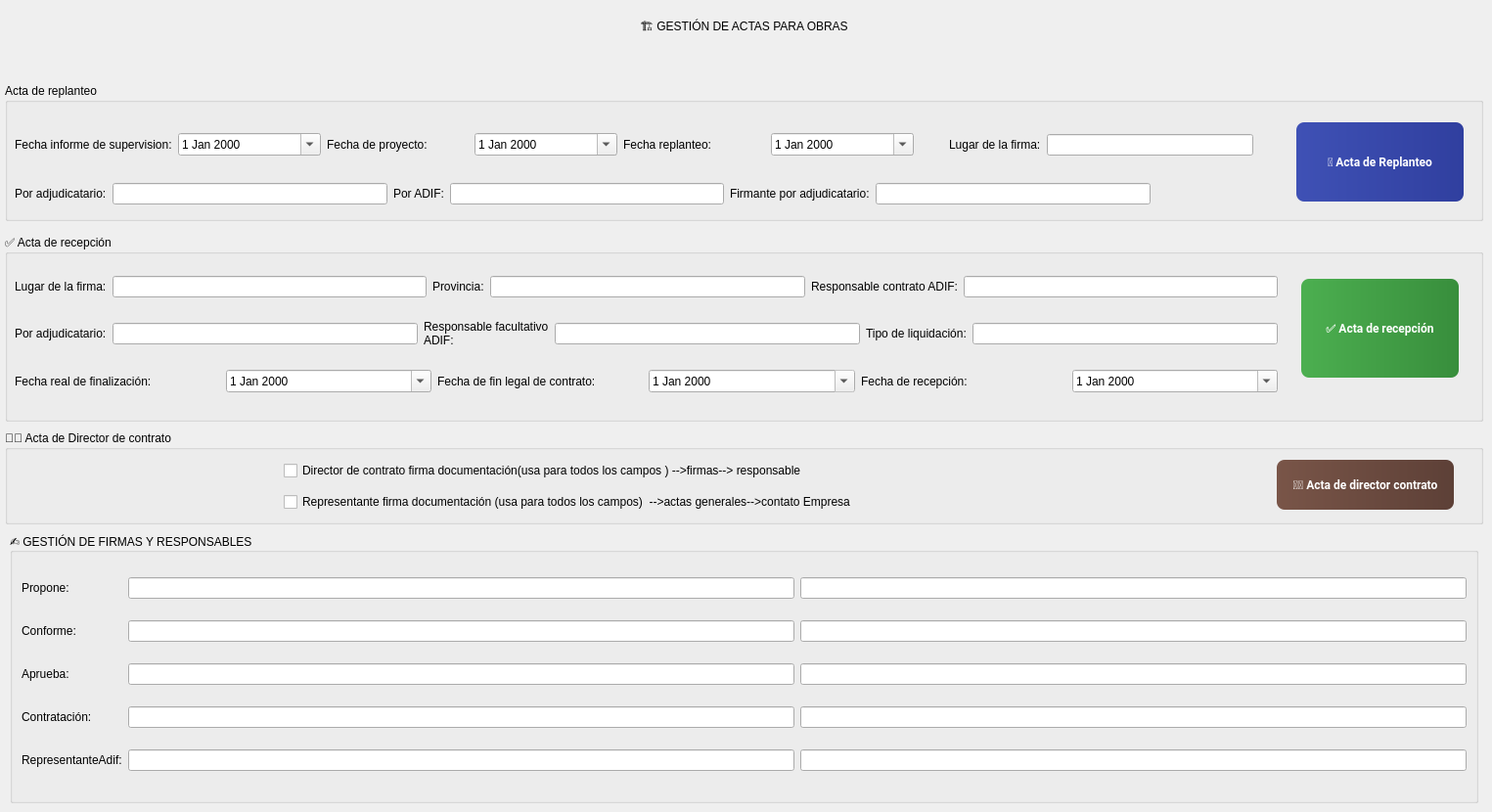
    <widget class="QWidget" name="ActasObra">
     <attribute name="title">
      <string>Actas obras</string>
     </attribute>
     <widget class="QLabel" name="section_header_obras">
      <property name="geometry">
       <rect>
        <x>10</x>
        <y>10</y>
        <width>1501</width>
        <height>36</height>
       </rect>
      </property>
      <property name="text">
       <string>🏗️ GESTIÓN DE ACTAS PARA OBRAS</string>
      </property>
      <property name="alignment">
       <set>Qt::AlignCenter</set>
      </property>
     </widget>
     <widget class="QGroupBox" name="groupBox_5">
      <property name="geometry">
       <rect>
        <x>5</x>
        <y>85</y>
        <width>1511</width>
        <height>141</height>
       </rect>
      </property>
      <property name="title">
       <string>Acta de replanteo</string>
      </property>
      <widget class="QPushButton" name="Generar_replanteo">
       <property name="geometry">
        <rect>
         <x>1320</x>
         <y>40</y>
         <width>171</width>
         <height>81</height>
        </rect>
       </property>
       <property name="font">
        <font>
         <family>Segoe UI,Roboto,Arial,sans-serif</family>
         <pointsize>9</pointsize>
         <weight>75</weight>
         <bold>true</bold>
        </font>
       </property>
       <property name="styleSheet">
        <string notr="true">QPushButton {
    background: qlineargradient(x1:0,y1:0,x2:1,y2:0, stop:0 #3F51B5, stop:1 #303F9F);
    color: #ffffff;
    border: none;
    border-radius: 8px;
    padding: 6px 12px;
    font-weight: 600;
}
QPushButton:hover {
    background: qlineargradient(x1:0,y1:0,x2:1,y2:0, stop:0 #5C6BC0, stop:1 #3F51B5);
}
QPushButton:pressed {
    background: #283593;
}</string>
       </property>
       <property name="text">
        <string>📐 Acta de Replanteo</string>
       </property>
      </widget>
      <widget class="QWidget" name="layoutWidget">
       <property name="geometry">
        <rect>
         <x>10</x>
         <y>40</y>
         <width>919</width>
         <height>45</height>
        </rect>
       </property>
       <layout class="QHBoxLayout" name="horizontalLayout_31">
        <item>
         <widget class="QLabel" name="label_2">
          <property name="text">
           <string>Fecha informe de supervision:</string>
          </property>
         </widget>
        </item>
        <item>
         <widget class="QDateEdit" name="fechaInforme">
          <property name="calendarPopup">
           <bool>true</bool>
          </property>
         </widget>
        </item>
        <item>
         <widget class="QLabel" name="label_3">
          <property name="text">
           <string>Fecha de proyecto:</string>
          </property>
         </widget>
        </item>
        <item>
         <widget class="QDateEdit" name="fechaProyecto">
          <property name="calendarPopup">
           <bool>true</bool>
          </property>
         </widget>
        </item>
        <item>
         <widget class="QLabel" name="label">
          <property name="text">
           <string>Fecha replanteo:</string>
          </property>
         </widget>
        </item>
        <item>
         <widget class="QDateEdit" name="fechaReplanteo">
          <property name="calendarPopup">
           <bool>true</bool>
          </property>
         </widget>
        </item>
       </layout>
      </widget>
      <widget class="QWidget" name="layoutWidget">
       <property name="geometry">
        <rect>
         <x>10</x>
         <y>90</y>
         <width>1161</width>
         <height>46</height>
        </rect>
       </property>
       <layout class="QHBoxLayout" name="horizontalLayout_32">
        <item>
         <widget class="QLabel" name="Lb33">
          <property name="text">
           <string>Por adjudicatario:</string>
          </property>
         </widget>
        </item>
        <item>
         <widget class="QLineEdit" name="nombreAsistenteAdjudicatario"/>
        </item>
        <item>
         <widget class="QLabel" name="Lb34">
          <property name="text">
           <string>Por ADIF:</string>
          </property>
         </widget>
        </item>
        <item>
         <widget class="QLineEdit" name="nombreAsistenteAdif"/>
        </item>
        <item>
         <widget class="QLabel" name="Lb37">
          <property name="text">
           <string>Firmante por adjudicatario:</string>
          </property>
         </widget>
        </item>
        <item>
         <widget class="QLineEdit" name="representanteFirmaReplanteo"/>
        </item>
       </layout>
      </widget>
      <widget class="QWidget" name="layoutWidget">
       <property name="geometry">
        <rect>
         <x>965</x>
         <y>40</y>
         <width>311</width>
         <height>46</height>
        </rect>
       </property>
       <layout class="QHBoxLayout" name="horizontalLayout_33">
        <item>
         <widget class="QLabel" name="Lb36">
          <property name="text">
           <string>Lugar de la firma:</string>
          </property>
         </widget>
        </item>
        <item>
         <widget class="QLineEdit" name="lugarReplanteo"/>
        </item>
       </layout>
      </widget>
     </widget>
     <widget class="QGroupBox" name="groupBox_6">
      <property name="geometry">
       <rect>
        <x>5</x>
        <y>240</y>
        <width>1511</width>
        <height>191</height>
       </rect>
      </property>
      <property name="title">
       <string>✅ Acta de recepción</string>
      </property>
      <widget class="QPushButton" name="Generar_recepcion">
       <property name="geometry">
        <rect>
         <x>1325</x>
         <y>45</y>
         <width>161</width>
         <height>101</height>
        </rect>
       </property>
       <property name="font">
        <font>
         <family>Segoe UI,Roboto,Arial,sans-serif</family>
         <pointsize>9</pointsize>
         <weight>75</weight>
         <bold>true</bold>
        </font>
       </property>
       <property name="styleSheet">
        <string notr="true">QPushButton {
    background: qlineargradient(x1:0,y1:0,x2:1,y2:0, stop:0 #4CAF50, stop:1 #388E3C);
    color: #ffffff;
    border: none;
    border-radius: 8px;
    padding: 6px 12px;
    font-weight: 600;
}
QPushButton:hover {
    background: qlineargradient(x1:0,y1:0,x2:1,y2:0, stop:0 #66BB6A, stop:1 #4CAF50);
}
QPushButton:pressed {
    background: #2E7D32;
}</string>
       </property>
       <property name="text">
        <string>✅ Acta de recepción</string>
       </property>
      </widget>
      <widget class="QWidget" name="layoutWidget">
       <property name="geometry">
        <rect>
         <x>10</x>
         <y>25</y>
         <width>1291</width>
         <height>153</height>
        </rect>
       </property>
       <layout class="QVBoxLayout" name="verticalLayout_4">
        <item>
         <layout class="QHBoxLayout" name="horizontalLayout_34">
          <item>
           <widget class="QLabel" name="Lb36_2">
            <property name="text">
             <string>Lugar de la firma:</string>
            </property>
           </widget>
          </item>
          <item>
           <widget class="QLineEdit" name="localizacion"/>
          </item>
          <item>
           <widget class="QLabel" name="Lb36_3">
            <property name="text">
             <string>Provincia:</string>
            </property>
           </widget>
          </item>
          <item>
           <widget class="QLineEdit" name="provincia"/>
          </item>
          <item>
           <widget class="QLabel" name="Lb34_2">
            <property name="text">
             <string>Responsable contrato ADIF:</string>
            </property>
           </widget>
          </item>
          <item>
           <widget class="QLineEdit" name="responsableContratoRecepcion"/>
          </item>
         </layout>
        </item>
        <item>
         <layout class="QHBoxLayout" name="horizontalLayout_35">
          <item>
           <widget class="QLabel" name="label_5">
            <property name="text">
             <string>Por adjudicatario:</string>
            </property>
           </widget>
          </item>
          <item>
           <widget class="QLineEdit" name="representanteContratistaRecepcion"/>
          </item>
          <item>
           <widget class="QLabel" name="Lb34_3">
            <property name="text">
             <string>Responsable facultativo ADIF:</string>
            </property>
            <property name="wordWrap">
             <bool>true</bool>
            </property>
           </widget>
          </item>
          <item>
           <widget class="QLineEdit" name="directorFacultativo"/>
          </item>
          <item>
           <widget class="QLabel" name="Lb33_2">
            <property name="text">
             <string>Tipo de liquidación:</string>
            </property>
           </widget>
          </item>
          <item>
           <widget class="QLineEdit" name="tipoContrato">
            <property name="readOnly">
             <bool>false</bool>
            </property>
           </widget>
          </item>
         </layout>
        </item>
        <item>
         <layout class="QHBoxLayout" name="horizontalLayout_36">
          <item>
           <widget class="QLabel" name="label_4">
            <property name="text">
             <string>Fecha real de finalización:</string>
            </property>
           </widget>
          </item>
          <item>
           <widget class="QDateEdit" name="fechaLegalFin">
            <property name="calendarPopup">
             <bool>true</bool>
            </property>
           </widget>
          </item>
          <item>
           <widget class="QLabel" name="Lb37_2">
            <property name="text">
             <string>Fecha de fin legal de contrato:</string>
            </property>
           </widget>
          </item>
          <item>
           <widget class="QDateEdit" name="fechaFinal">
            <property name="readOnly">
             <bool>true</bool>
            </property>
            <property name="calendarPopup">
             <bool>true</bool>
            </property>
           </widget>
          </item>
          <item>
           <widget class="QLabel" name="Lb37_3">
            <property name="text">
             <string>Fecha de recepción:</string>
            </property>
           </widget>
          </item>
          <item>
           <widget class="QDateEdit" name="fechaRecepcion">
            <property name="calendarPopup">
             <bool>true</bool>
            </property>
           </widget>
          </item>
         </layout>
        </item>
       </layout>
      </widget>
     </widget>
     <widget class="QGroupBox" name="groupBox_7">
      <property name="geometry">
       <rect>
        <x>5</x>
        <y>440</y>
        <width>1511</width>
        <height>96</height>
       </rect>
      </property>
      <property name="title">
       <string>👨‍💼 Acta de Director de contrato</string>
      </property>
      <widget class="QPushButton" name="Generar_Director">
       <property name="geometry">
        <rect>
         <x>1300</x>
         <y>30</y>
         <width>181</width>
         <height>51</height>
        </rect>
       </property>
       <property name="font">
        <font>
         <family>Segoe UI,Roboto,Arial,sans-serif</family>
         <pointsize>9</pointsize>
         <weight>75</weight>
         <bold>true</bold>
        </font>
       </property>
       <property name="styleSheet">
        <string notr="true">QPushButton {
    background: qlineargradient(x1:0,y1:0,x2:1,y2:0, stop:0 #795548, stop:1 #5D4037);
    color: #ffffff;
    border: none;
    border-radius: 8px;
    padding: 6px 12px;
    font-weight: 600;
}
QPushButton:hover {
    background: qlineargradient(x1:0,y1:0,x2:1,y2:0, stop:0 #8D6E63, stop:1 #795548);
}
QPushButton:pressed {
    background: #4E342E;
}</string>
       </property>
       <property name="text">
        <string>👨‍💼 Acta de director contrato</string>
       </property>
      </widget>
      <widget class="QWidget" name="layoutWidget">
       <property name="geometry">
        <rect>
         <x>285</x>
         <y>25</y>
         <width>936</width>
         <height>65</height>
        </rect>
       </property>
       <layout class="QVBoxLayout" name="verticalLayout_5">
        <item>
         <widget class="QCheckBox" name="Ckb1">
          <property name="text">
           <string>Director de contrato firma documentación(usa para todos los campos ) --&gt;firmas--&gt; responsable</string>
          </property>
         </widget>
        </item>
        <item>
         <widget class="QCheckBox" name="Ckb2">
          <property name="text">
           <string>Representante firma documentación (usa para todos los campos)  --&gt;actas generales--&gt;contato Empresa</string>
          </property>
         </widget>
        </item>
       </layout>
      </widget>
     </widget>
     <widget class="QGroupBox" name="groupBox_8">
      <property name="geometry">
       <rect>
        <x>10</x>
        <y>545</y>
        <width>1501</width>
        <height>276</height>
       </rect>
      </property>
      <property name="title">
       <string>✍️ GESTIÓN DE FIRMAS Y RESPONSABLES</string>
      </property>
      <layout class="QGridLayout" name="gridLayout">
       <item row="3" column="2">
        <widget class="QLineEdit" name="cargoResponsable">
         <property name="text">
          <string/>
         </property>
        </widget>
       </item>
       <item row="2" column="0">
        <widget class="QLabel" name="Lb11">
         <property name="text">
          <string>Aprueba:</string>
         </property>
        </widget>
       </item>
       <item row="4" column="2">
        <widget class="QLineEdit" name="cargoResponsable">
         <property name="text">
          <string/>
         </property>
        </widget>
       </item>
       <item row="1" column="2">
        <widget class="QLineEdit" name="cargoConforme">
         <property name="text">
          <string/>
         </property>
        </widget>
       </item>
       <item row="2" column="2">
        <widget class="QLineEdit" name="cargoAprueba">
         <property name="text">
          <string/>
         </property>
        </widget>
       </item>
       <item row="3" column="0">
        <widget class="QLabel" name="Lb13">
         <property name="text">
          <string>Contratación:</string>
         </property>
        </widget>
       </item>
       <item row="3" column="1">
        <widget class="QLineEdit" name="representanteFirma">
         <property name="text">
          <string/>
         </property>
        </widget>
       </item>
       <item row="2" column="1">
        <widget class="QLineEdit" name="firmanteAprueba">
         <property name="text">
          <string/>
         </property>
        </widget>
       </item>
       <item row="4" column="1">
        <widget class="QLineEdit" name="representanteAdif">
         <property name="text">
          <string/>
         </property>
        </widget>
       </item>
       <item row="4" column="0">
        <widget class="QLabel" name="Lb13_3">
         <property name="text">
          <string>RepresentanteAdif:</string>
         </property>
        </widget>
       </item>
       <item row="0" column="0">
        <widget class="QLabel" name="Lb10">
         <property name="text">
          <string>Propone:</string>
         </property>
        </widget>
       </item>
       <item row="0" column="1">
        <widget class="QLineEdit" name="firmantePropone">
         <property name="text">
          <string/>
         </property>
        </widget>
       </item>
       <item row="0" column="2">
        <widget class="QLineEdit" name="cargoPropone">
         <property name="text">
          <string/>
         </property>
        </widget>
       </item>
       <item row="1" column="0">
        <widget class="QLabel" name="Lb12">
         <property name="text">
          <string>Conforme:</string>
         </property>
        </widget>
       </item>
       <item row="1" column="1">
        <widget class="QLineEdit" name="firmanteConforme">
         <property name="text">
          <string/>
         </property>
        </widget>
       </item>
      </layout>
     </widget>
     <zorder>groupBox_8</zorder>
     <zorder>groupBox_5</zorder>
     <zorder>section_header_obras</zorder>
     <zorder>groupBox_6</zorder>
     <zorder>groupBox_7</zorder>
    </widget>
